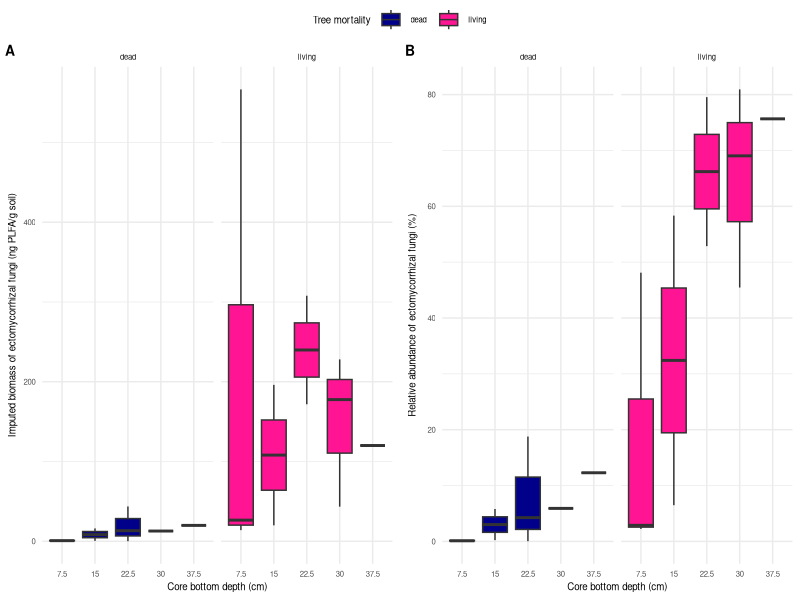
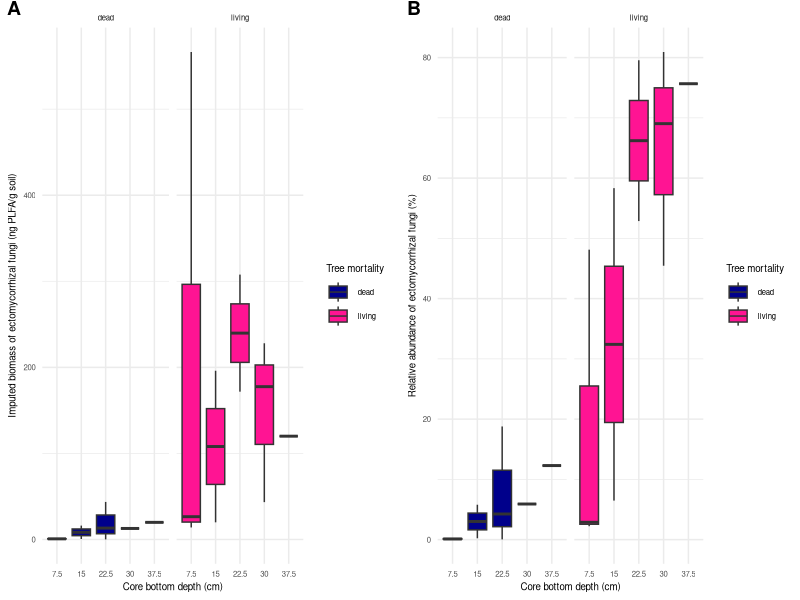
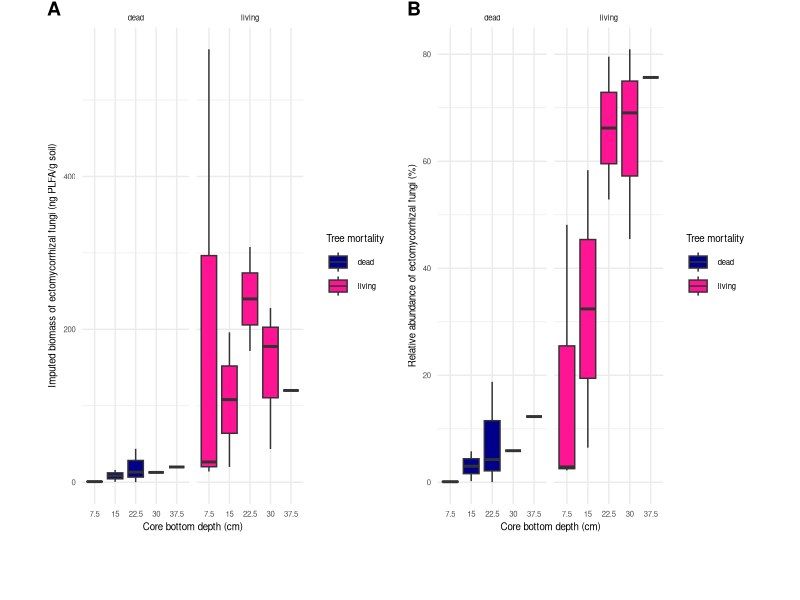
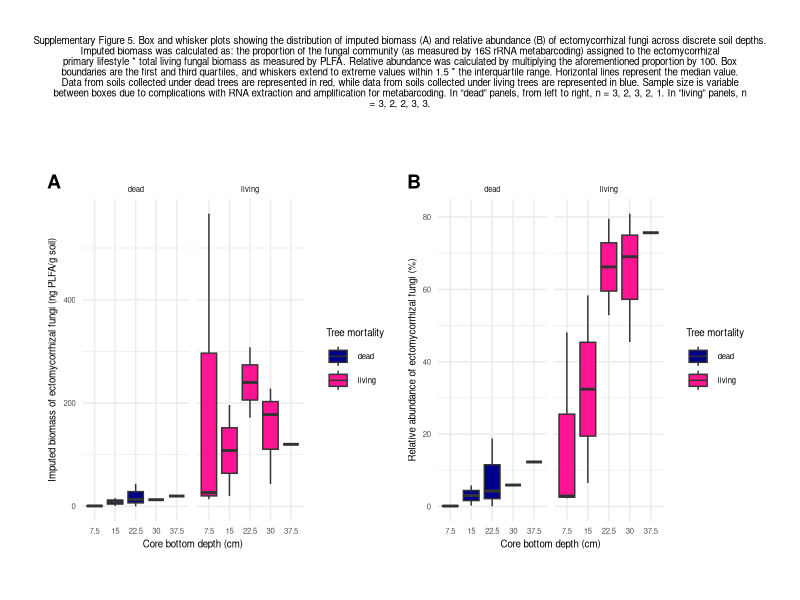
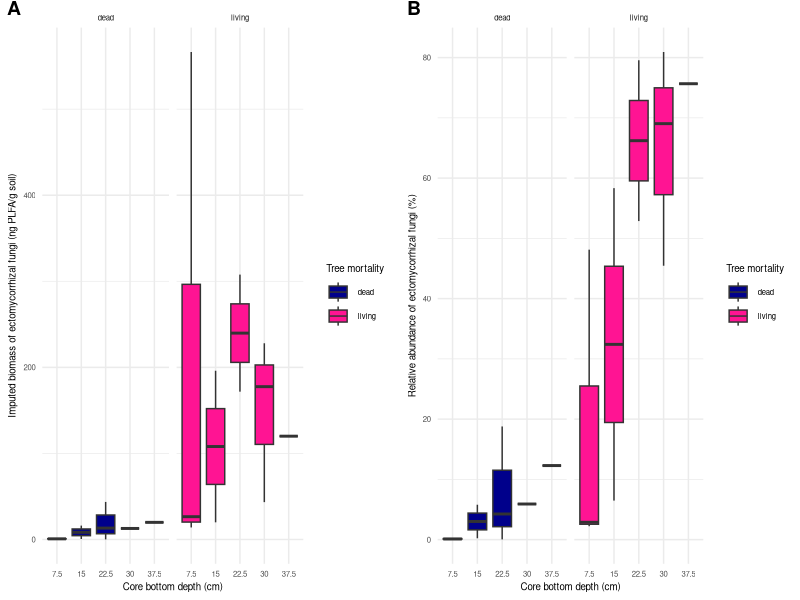
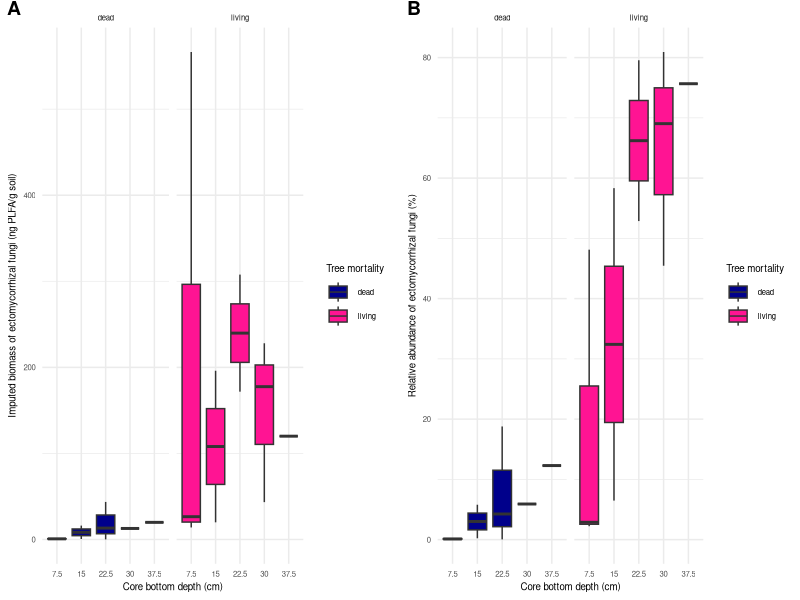
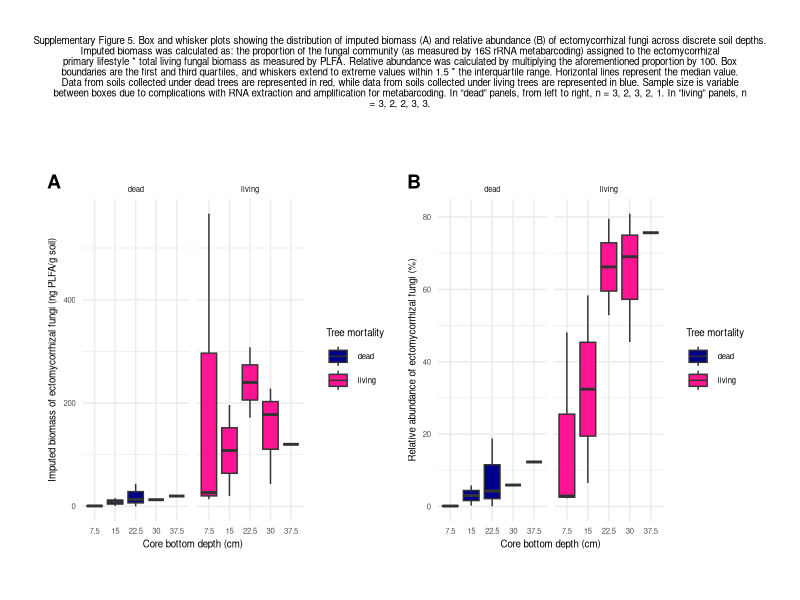
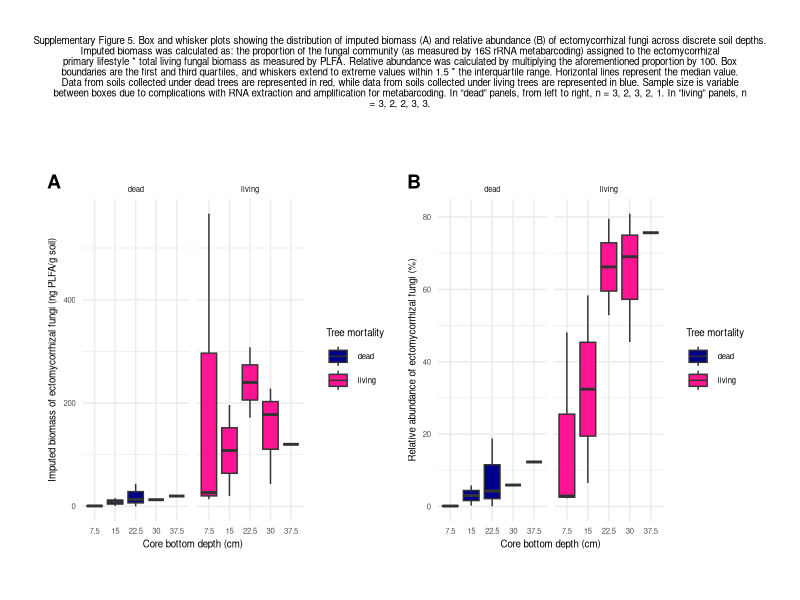

The R script that drew these images, in order:
## ---- chunk 1
knitr::opts_chunk$set(echo = TRUE)
## ---- chunk 2
library(tidyverse)
library(gridExtra)
library(ggpubr)
library(cowplot)
## ---- chunk 3
RNA_based_fungal_trait_relabund <- read.csv("../../Analysis/Microbial Communities/Imputed Biomass/Results/RNA_based_fungal_trait_relabund_mip.csv")
RNA_fungal_trait_biomass <- read.csv("../../Analysis/Microbial Communities/Imputed Biomass/Results/RNA_based_fungal_trait_biomass_mip.csv")
## ---- chunk 4
discrete.depth = mutate(RNA_based_fungal_trait_relabund, core_bottom_depth_cm = as.character(core_bottom_depth_cm)) # make a dataframe in which depth is a discrete variable
discrete.depth$core_bottom_depth_cm <- factor(discrete.depth$core_bottom_depth_cm, levels=c("7.5", "15", "22.5", "30", "37.5", "45")) # put the levels of depth in order

# make boxplot: 
relab = ggplot(discrete.depth, aes(x = core_bottom_depth_cm, y = 100*ectomycorrhizal, fill = Tree_Health)) + # 'ectomycorrhizal' is a proportion; 100*ectomycorrhizal is a percentage
  geom_boxplot() +
  facet_wrap(~Tree_Health) + # panel by tree mortality
  labs(x = "Core bottom depth (cm)", y =  "Relative abundance of ectomycorrhizal fungi (%)") +
  theme_minimal() + scale_fill_manual(name = "Tree mortality", values = c("darkblue", "deeppink")) + # colorblind-friendly colors
  theme(text = element_text(size = 7))
## ---- chunk 5
# make imputed biomass half of the figure
discrete.depth = mutate(RNA_fungal_trait_biomass, core_bottom_depth_cm = as.character(core_bottom_depth_cm)) # make a dataframe in which depth is a discrete variable
discrete.depth$core_bottom_depth_cm <- factor(discrete.depth$core_bottom_depth_cm, levels=c("7.5", "15", "22.5", "30", "37.5", "45")) # put the levels of depth in order

# make boxplot:
mass = ggplot(discrete.depth, aes(x = core_bottom_depth_cm, y = ectomycorrhizal, fill = Tree_Health)) + # 'ectomycorrhizal' is a proportion; 100*ectomycorrhizal is a percentage
  geom_boxplot() +
  facet_wrap(~Tree_Health) + # panel by tree mortality
  labs(x = "Core bottom depth (cm)", y = "Imputed biomass of ectomycorrhizal fungi (ng PLFA/g soil)") +
  theme_minimal() +
  scale_fill_manual(name = "Tree mortality", values = c("darkblue", "deeppink")) + # colorblind-friendly colors
  theme(text = element_text(size = 7))
## ---- chunk 6
mass_margins = mass + 
  theme(plot.margin = margin(5.5, 5.5, 5.5, 5.5))
relab_margins = relab + 
  theme(plot.margin = margin(5.5, 5.5, 5.5, 5.5))
## ---- chunk 7
# make combined figure with each boxplot as a panel 

supFig5 = ggpubr::ggarrange(
  mass_margins, relab_margins, # list of boxplots
  labels = c("A", "B"), 
  font.label = list(size = 10, color = "black", face = "bold", family = NULL),
  widths = c(5,5),
  common.legend = TRUE, # same legend showing how color maps to tree mortality
  legend = "top", # common legend sits above boxplot panels
  align = "hv", # Align boxplots, horizontally and vertically
  nrow = 1 # boxplots arranged in a single row
)
supFig5
## ---- chunk 8
supFig5 <- plot_grid(mass_margins, relab_margins, nrow = 1, labels = c("A", "B"), label_y = 1.01)
supFig5
## ---- chunk 9
# save as pdf
  ggsave(plot = supFig5, filename = ("Results/sup_fig_5_ecm_depth.pdf"), device = "pdf", height = 6, width = 11, units = "in")
  ggsave(plot = supFig5, filename = ("../../Reports/Supplementary Material/Figures/sup_fig_5_ecm_depth.pdf"), device = "pdf", height = 6, width = 11, units = "in")
## ---- chunk 10
supFig5_margins = ggdraw() + draw_plot(supFig5, 
                                       x = 0.05, # position figure to the right
                                       y = 0.1, # positition figure near the bottom
                                       width = 0.9,
                                       height = 0.9)
supFig5_margins
## ---- chunk 11
caption = ggdraw() +
  draw_label("Supplementary Figure 5. Box and whisker plots showing the distribution of imputed biomass (A) and relative abundance (B) of ectomycorrhizal fungi across discrete soil depths.
Imputed biomass was calculated as: the proportion of the fungal community (as measured by 16S rRNA metabarcoding) assigned to the ectomycorrhizal
primary lifestyle * total living fungal biomass as measured by PLFA. Relative abundance was calculated by multiplying the aforementioned proportion by 100. Box
boundaries are the first and third quartiles, and whiskers extend to extreme values within 1.5 * the interquartile range. Horizontal lines represent the median value.
Data from soils collected under dead trees are represented in red, while data from soils collected under living trees are represented in blue. Sample size is variable
between boxes due to complications with RNA extraction and amplification for metabarcoding. In “dead” panels, from left to right, n = 3, 2, 3, 2, 1. In “living” panels, n
= 3, 2, 2, 3, 3.", size = 7, hjust = 0.5, vjust = 0.3)

supFig5_caption = plot_grid(caption, supFig5_margins,
                            ncol = 1,
                            rel_heights = c(0.4, 1))

supFig5_caption
## ---- chunk 12
  ggsave(plot = supFig5_caption, filename = ("Results/sup_fig_5_ecm_depth_formatted.pdf"), device = "pdf", height = 4.8, width = 11, units = "in")
  ggsave(plot = supFig5_caption, filename = ("../../Reports/Supplementary Material/Figures/sup_fig_5_ecm_depth_formatted.pdf"), device = "pdf", height = 4.8, width = 11, units = "in")
